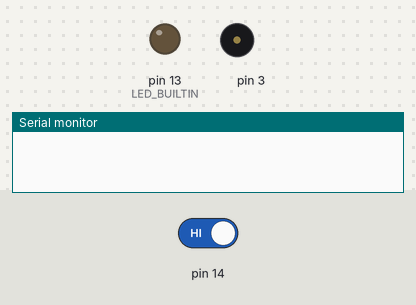
This sketch was run on a simulated Arduino Uno, built with avr-gcc and run on an emulated ATmega328P. Shown: output pins drawn as LEDs (lit = HIGH), buzzer (waves = sounding), the last lines printed to the serial monitor. The test bench sets the inputs (shaded band); at power-on: pin 14 HIGH.

Above: at 1.2 s.
1.3 s: pin 14 driven LOW
At 2.3 s:
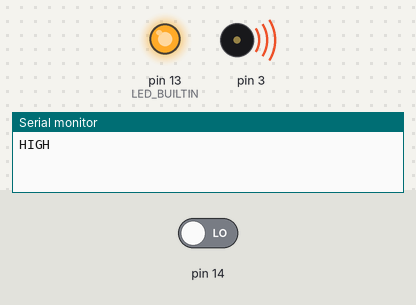
2.8 s: pin 14 driven HIGH
At 3.8 s:
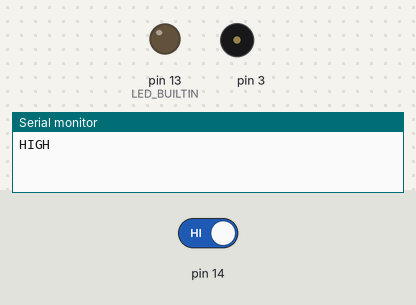
Timing chart, 0 to 5.8 s (numbered marks = the images above; inputs shaded):
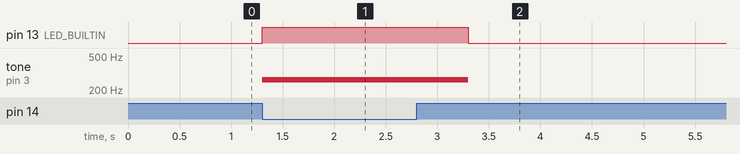

The sketch:

Buzzer.ino
```cpp
/*
 * Generated using BlocklyDuino:
 *
 * https://github.com/MediaTek-Labs/BlocklyDuino-for-LinkIt
 *
 * Date: Sun, 03 Sep 2017 02:59:35 GMT
 */


int item;

void setup()
{
  pinMode(14, INPUT);
  Serial.begin(9600);

  pinMode(LED_BUILTIN, OUTPUT);
}


void loop()
{
  item = digitalRead(14);
  if (item == 0) {
    Serial.print("HIGH");
    digitalWrite(LED_BUILTIN, HIGH);
    tone(3, 262);
    delay(2000);

  } else {
    digitalWrite(LED_BUILTIN, LOW);
    noTone(3);
  }
}
```

Measured:
- after the input at 1.3 s, pin 13 (LED_BUILTIN): LOW → HIGH at once; tone on pin 3: silent → 262 Hz at once
- after the input at 2.8 s, pin 13 (LED_BUILTIN): HIGH → LOW after 0.50 s; tone on pin 3: 262 Hz → silent after 0.50 s
